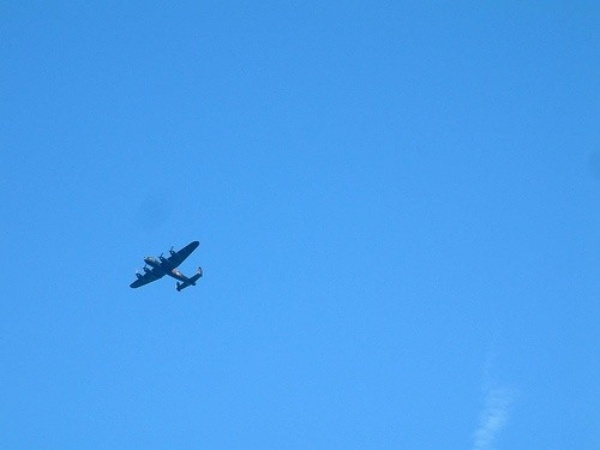
#> input picture notebooks/demo.jpg, 600 x 450 px
$ python draw_grid.py
#> lines starting #> are read from the running program, lines starting #| are printed output that depends on the picture; after the words box and inside, x2 and y2 are one past the last pixel; in counts of white or black regions, pixels touching at a corner belong together
import cv2
import numpy as np

def draw_grid(img, grid_shape, color=(0, 255, 0), thickness=1):
    h, w, _ = img.shape
    rows, cols = grid_shape
    dy, dx = h / rows, w / cols

    # draw vertical lines
    for x in np.linspace(start=dx, stop=w-dx, num=cols-1):
        x = int(round(x))
        cv2.line(img, (x, 0), (x, h), color=color, thickness=thickness)

    # draw horizontal lines
    for y in np.linspace(start=dy, stop=h-dy, num=rows-1):
        y = int(round(y))
        cv2.line(img, (0, y), (w, y), color=color, thickness=thickness)

    return img

img = cv2.imread('demo.jpg')
#> img is the input picture: shape (450, 600, 3); mean B, G, R 239.8, 159.7, 74.1
img = cv2.resize(img, (416, 416))
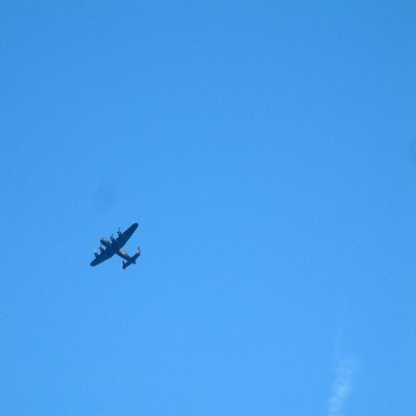
#> img: shape (416, 416, 3); mean B, G, R 239.7, 159.6, 74
img = draw_grid(img, (52, 52))
#> after the loop in draw_grid, `for x in np.linspace(start=dx, stop=w-dx, num=cols-1):`:
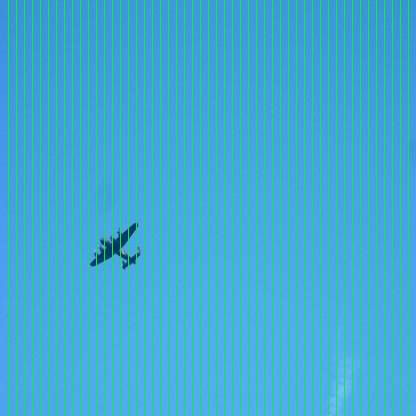
#> img: shape (416, 416, 3); 12.26% of pixels changed, all inside (x1, y1, x2, y2) = (8, 0, 409, 416)
#> after the loop in draw_grid, `for y in np.linspace(start=dy, stop=h-dy, num=rows-1):`:
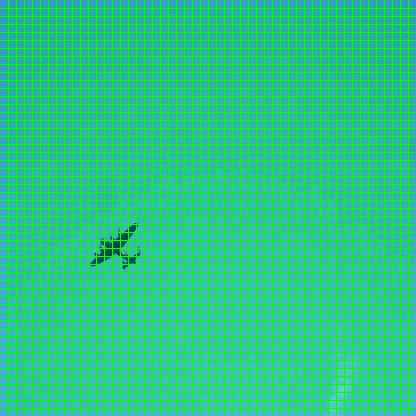
#> img: shape (416, 416, 3); 10.76% of pixels changed, all inside (x1, y1, x2, y2) = (0, 8, 416, 409)

cv2.imshow('img', img)
cv2.waitKey(0)
